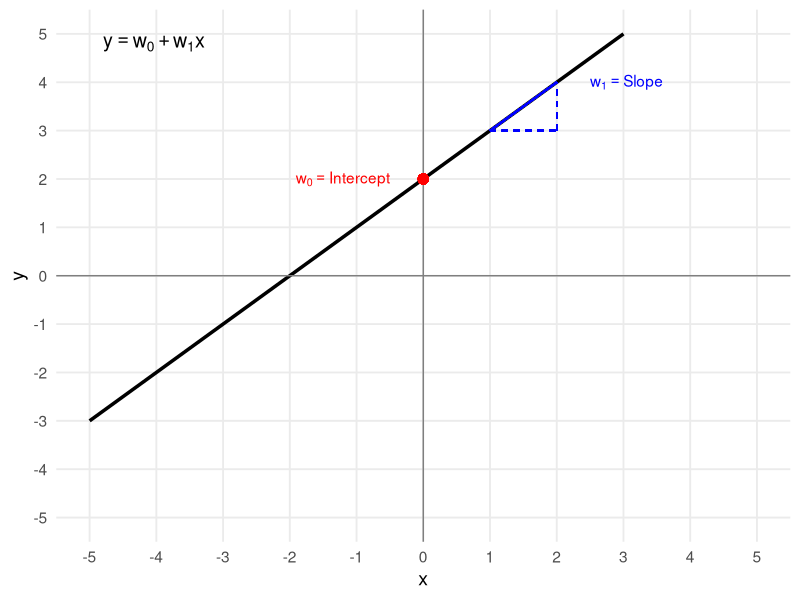

R code for this plot:
# ------------------------------------------------------------------------------
# Linear Model Geometry Visualization
#
# This script uses ggplot2 to visualize the geometry of a simple linear model:
#     y = w₀ + w₁·x
# It shows:
#   - The regression line defined by the slope (w₁) and intercept (w₀)
#   - The intercept point on the y-axis
#   - A visual "rise over run" triangle to illustrate the slope concept
#   - Annotated math expressions to reinforce the linear equation structure
#
# The resulting plot helps build intuition for how slope and intercept define
# a linear model — useful in teaching machine learning or linear regression.
# ------------------------------------------------------------------------------


# Load ggplot2
library(ggplot2)

# Define weights (ML-style)
w1 <- 1  # slope
w0 <- 2     # intercept (bias)

# Generate data
x_vals <- seq(-5, 5, by = 0.1)
y_vals <- w0 + w1 * x_vals
df <- data.frame(x = x_vals, y = y_vals)

# Triangle: start at intercept (0, w0)
x0 <- 1
y0 <- w0 + 1
x1 <- x0 + 1       # run = 1
y1 <- y0
x2 <- x1
y2 <- y1 + w1      # rise = w1

# Plot
png("images/linear_regression_diagram.png", width = 2400, height = 1800, res = 300)

ggplot(df, aes(x = x, y = y)) +
  geom_line(color = "black", size = 1.2) +
  geom_hline(yintercept = 0, color = "gray50") +
  geom_vline(xintercept = 0, color = "gray50") +
  geom_point(aes(x = 0, y = w0), color = "red", size = 3) +
  
  # Axis limits and 1-unit ticks
  scale_x_continuous(breaks = seq(-5, 5, by = 1), limits = c(-5, 5)) +
  scale_y_continuous(breaks = seq(-5, 5, by = 1), limits = c(-5, 5)) +
  
  # Triangle for slope
  geom_segment(aes(x = x0, y = y0, xend = x1, yend = y1), color = "blue", linetype = "dashed") +  # run
  geom_segment(aes(x = x1, y = y1, xend = x2, yend = y2), color = "blue", linetype = "dashed") +  # rise
  geom_segment(aes(x = x0, y = y0, xend = x2, yend = y2), color = "blue") +    
  
  # Math-style labels using parse = TRUE
  annotate("text", x = -.5, y = w0 + 0, label = "w[0] == Intercept", color = "red", parse = TRUE, hjust = 1) +
  annotate("text", x = 2.5, y = 4, label = "w[1] == Slope", color = "blue", parse = TRUE, hjust = 0) +
  annotate("text", x = -4.8, y = 4.8, label = "y == w[0] + w[1]*x", size = 5, fontface = "bold", parse = TRUE, hjust = 0) +

  labs(x = "x", y = "y") +
  
  theme_minimal(base_size = 14) +
  theme(panel.grid.minor = element_blank())

dev.off()